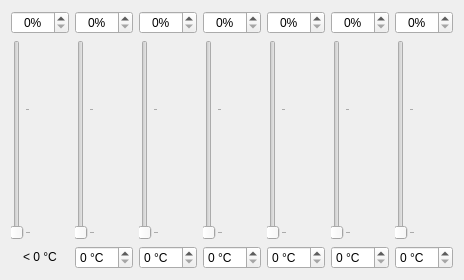
              <widget class="QWidget" name="tabWidgetPage2">
               <attribute name="title">
                <string>Fan 2</string>
               </attribute>
               <layout class="QGridLayout" name="gridLayout_4">
                <item row="1" column="0">
                 <widget class="QSlider" name="fan2Speed1Slider">
                  <property name="minimumSize">
                   <size>
                    <width>0</width>
                    <height>200</height>
                   </size>
                  </property>
                  <property name="maximum">
                   <number>150</number>
                  </property>
                  <property name="orientation">
                   <enum>Qt::Orientation::Vertical</enum>
                  </property>
                  <property name="tickPosition">
                   <enum>QSlider::TickPosition::TicksBelow</enum>
                  </property>
                  <property name="tickInterval">
                   <number>100</number>
                  </property>
                 </widget>
                </item>
                <item row="0" column="0">
                 <widget class="QSpinBox" name="fan2Speed1SpinBox">
                  <property name="sizePolicy">
                   <sizepolicy hsizetype="Expanding" vsizetype="Preferred">
                    <horstretch>0</horstretch>
                    <verstretch>0</verstretch>
                   </sizepolicy>
                  </property>
                  <property name="maximumSize">
                   <size>
                    <width>62</width>
                    <height>16777215</height>
                   </size>
                  </property>
                  <property name="suffix">
                   <string notr="true">%</string>
                  </property>
                  <property name="minimum">
                   <number>0</number>
                  </property>
                  <property name="maximum">
                   <number>150</number>
                  </property>
                  <property name="alignment">
                   <set>Qt::AlignmentFlag::AlignCenter</set>
                  </property>
                 </widget>
                </item>
                <item row="1" column="1">
                 <widget class="QSlider" name="fan2Speed2Slider">
                  <property name="minimumSize">
                   <size>
                    <width>0</width>
                    <height>200</height>
                   </size>
                  </property>
                  <property name="maximum">
                   <number>150</number>
                  </property>
                  <property name="orientation">
                   <enum>Qt::Orientation::Vertical</enum>
                  </property>
                  <property name="tickPosition">
                   <enum>QSlider::TickPosition::TicksBelow</enum>
                  </property>
                  <property name="tickInterval">
                   <number>100</number>
                  </property>
                 </widget>
                </item>
                <item row="0" column="1">
                 <widget class="QSpinBox" name="fan2Speed2SpinBox">
                  <property name="sizePolicy">
                   <sizepolicy hsizetype="Expanding" vsizetype="Preferred">
                    <horstretch>0</horstretch>
                    <verstretch>0</verstretch>
                   </sizepolicy>
                  </property>
                  <property name="maximumSize">
                   <size>
                    <width>62</width>
                    <height>16777215</height>
                   </size>
                  </property>
                  <property name="suffix">
                   <string notr="true">%</string>
                  </property>
                  <property name="minimum">
                   <number>0</number>
                  </property>
                  <property name="maximum">
                   <number>150</number>
                  </property>
                  <property name="alignment">
                   <set>Qt::AlignmentFlag::AlignCenter</set>
                  </property>
                 </widget>
                </item>
                <item row="1" column="2">
                 <widget class="QSlider" name="fan2Speed3Slider">
                  <property name="minimumSize">
                   <size>
                    <width>0</width>
                    <height>200</height>
                   </size>
                  </property>
                  <property name="maximum">
                   <number>150</number>
                  </property>
                  <property name="orientation">
                   <enum>Qt::Orientation::Vertical</enum>
                  </property>
                  <property name="tickPosition">
                   <enum>QSlider::TickPosition::TicksBelow</enum>
                  </property>
                  <property name="tickInterval">
                   <number>100</number>
                  </property>
                 </widget>
                </item>
                <item row="0" column="2">
                 <widget class="QSpinBox" name="fan2Speed3SpinBox">
                  <property name="sizePolicy">
                   <sizepolicy hsizetype="Expanding" vsizetype="Preferred">
                    <horstretch>0</horstretch>
                    <verstretch>0</verstretch>
                   </sizepolicy>
                  </property>
                  <property name="maximumSize">
                   <size>
                    <width>62</width>
                    <height>16777215</height>
                   </size>
                  </property>
                  <property name="suffix">
                   <string notr="true">%</string>
                  </property>
                  <property name="minimum">
                   <number>0</number>
                  </property>
                  <property name="maximum">
                   <number>150</number>
                  </property>
                  <property name="alignment">
                   <set>Qt::AlignmentFlag::AlignCenter</set>
                  </property>
                 </widget>
                </item>
                <item row="1" column="3">
                 <widget class="QSlider" name="fan2Speed4Slider">
                  <property name="minimumSize">
                   <size>
                    <width>0</width>
                    <height>200</height>
                   </size>
                  </property>
                  <property name="maximum">
                   <number>150</number>
                  </property>
                  <property name="orientation">
                   <enum>Qt::Orientation::Vertical</enum>
                  </property>
                  <property name="tickPosition">
                   <enum>QSlider::TickPosition::TicksBelow</enum>
                  </property>
                  <property name="tickInterval">
                   <number>100</number>
                  </property>
                 </widget>
                </item>
                <item row="0" column="3">
                 <widget class="QSpinBox" name="fan2Speed4SpinBox">
                  <property name="sizePolicy">
                   <sizepolicy hsizetype="Expanding" vsizetype="Preferred">
                    <horstretch>0</horstretch>
                    <verstretch>0</verstretch>
                   </sizepolicy>
                  </property>
                  <property name="maximumSize">
                   <size>
                    <width>62</width>
                    <height>16777215</height>
                   </size>
                  </property>
                  <property name="suffix">
                   <string notr="true">%</string>
                  </property>
                  <property name="minimum">
                   <number>0</number>
                  </property>
                  <property name="maximum">
                   <number>150</number>
                  </property>
                  <property name="alignment">
                   <set>Qt::AlignmentFlag::AlignCenter</set>
                  </property>
                 </widget>
                </item>
                <item row="1" column="4">
                 <widget class="QSlider" name="fan2Speed5Slider">
                  <property name="minimumSize">
                   <size>
                    <width>0</width>
                    <height>200</height>
                   </size>
                  </property>
                  <property name="maximum">
                   <number>150</number>
                  </property>
                  <property name="orientation">
                   <enum>Qt::Orientation::Vertical</enum>
                  </property>
                  <property name="tickPosition">
                   <enum>QSlider::TickPosition::TicksBelow</enum>
                  </property>
                  <property name="tickInterval">
                   <number>100</number>
                  </property>
                 </widget>
                </item>
                <item row="0" column="4">
                 <widget class="QSpinBox" name="fan2Speed5SpinBox">
                  <property name="sizePolicy">
                   <sizepolicy hsizetype="Expanding" vsizetype="Preferred">
                    <horstretch>0</horstretch>
                    <verstretch>0</verstretch>
                   </sizepolicy>
                  </property>
                  <property name="maximumSize">
                   <size>
                    <width>62</width>
                    <height>16777215</height>
                   </size>
                  </property>
                  <property name="suffix">
                   <string notr="true">%</string>
                  </property>
                  <property name="minimum">
                   <number>0</number>
                  </property>
                  <property name="maximum">
                   <number>150</number>
                  </property>
                  <property name="alignment">
                   <set>Qt::AlignmentFlag::AlignCenter</set>
                  </property>
                 </widget>
                </item>
                <item row="1" column="5">
                 <widget class="QSlider" name="fan2Speed6Slider">
                  <property name="minimumSize">
                   <size>
                    <width>0</width>
                    <height>200</height>
                   </size>
                  </property>
                  <property name="maximum">
                   <number>150</number>
                  </property>
                  <property name="orientation">
                   <enum>Qt::Orientation::Vertical</enum>
                  </property>
                  <property name="tickPosition">
                   <enum>QSlider::TickPosition::TicksBelow</enum>
                  </property>
                  <property name="tickInterval">
                   <number>100</number>
                  </property>
                 </widget>
                </item>
                <item row="0" column="5">
                 <widget class="QSpinBox" name="fan2Speed6SpinBox">
                  <property name="sizePolicy">
                   <sizepolicy hsizetype="Expanding" vsizetype="Preferred">
                    <horstretch>0</horstretch>
                    <verstretch>0</verstretch>
                   </sizepolicy>
                  </property>
                  <property name="maximumSize">
                   <size>
                    <width>62</width>
                    <height>16777215</height>
                   </size>
                  </property>
                  <property name="suffix">
                   <string notr="true">%</string>
                  </property>
                  <property name="minimum">
                   <number>0</number>
                  </property>
                  <property name="maximum">
                   <number>150</number>
                  </property>
                  <property name="alignment">
                   <set>Qt::AlignmentFlag::AlignCenter</set>
                  </property>
                 </widget>
                </item>
                <item row="1" column="6">
                 <widget class="QSlider" name="fan2Speed7Slider">
                  <property name="minimumSize">
                   <size>
                    <width>0</width>
                    <height>200</height>
                   </size>
                  </property>
                  <property name="maximum">
                   <number>150</number>
                  </property>
                  <property name="orientation">
                   <enum>Qt::Orientation::Vertical</enum>
                  </property>
                  <property name="tickPosition">
                   <enum>QSlider::TickPosition::TicksBelow</enum>
                  </property>
                  <property name="tickInterval">
                   <number>100</number>
                  </property>
                 </widget>
                </item>
                <item row="0" column="6">
                 <widget class="QSpinBox" name="fan2Speed7SpinBox">
                  <property name="sizePolicy">
                   <sizepolicy hsizetype="Expanding" vsizetype="Preferred">
                    <horstretch>0</horstretch>
                    <verstretch>0</verstretch>
                   </sizepolicy>
                  </property>
                  <property name="maximumSize">
                   <size>
                    <width>62</width>
                    <height>16777215</height>
                   </size>
                  </property>
                  <property name="suffix">
                   <string notr="true">%</string>
                  </property>
                  <property name="minimum">
                   <number>0</number>
                  </property>
                  <property name="maximum">
                   <number>150</number>
                  </property>
                  <property name="alignment">
                   <set>Qt::AlignmentFlag::AlignCenter</set>
                  </property>
                 </widget>
                </item>
                <item row="2" column="0">
                 <widget class="QLabel" name="fan2Speed1TempLabel">
                  <property name="text">
                   <string notr="true">&lt; 0 °C</string>
                  </property>
                  <property name="alignment">
                   <set>Qt::AlignmentFlag::AlignCenter</set>
                  </property>
                 </widget>
                </item>
                <item row="2" column="1">
                 <widget class="QSpinBox" name="fan2Speed2TempSpinBox">
                  <property name="maximumSize">
                   <size>
                    <width>62</width>
                    <height>16777215</height>
                   </size>
                  </property>
                  <property name="suffix">
                   <string notr="true"> °C</string>
                  </property>
                 </widget>
                </item>
                <item row="2" column="2">
                 <widget class="QSpinBox" name="fan2Speed3TempSpinBox">
                  <property name="maximumSize">
                   <size>
                    <width>62</width>
                    <height>16777215</height>
                   </size>
                  </property>
                  <property name="suffix">
                   <string notr="true"> °C</string>
                  </property>
                 </widget>
                </item>
                <item row="2" column="3">
                 <widget class="QSpinBox" name="fan2Speed4TempSpinBox">
                  <property name="maximumSize">
                   <size>
                    <width>62</width>
                    <height>16777215</height>
                   </size>
                  </property>
                  <property name="suffix">
                   <string notr="true"> °C</string>
                  </property>
                 </widget>
                </item>
                <item row="2" column="4">
                 <widget class="QSpinBox" name="fan2Speed5TempSpinBox">
                  <property name="maximumSize">
                   <size>
                    <width>62</width>
                    <height>16777215</height>
                   </size>
                  </property>
                  <property name="suffix">
                   <string notr="true"> °C</string>
                  </property>
                 </widget>
                </item>
                <item row="2" column="5">
                 <widget class="QSpinBox" name="fan2Speed6TempSpinBox">
                  <property name="maximumSize">
                   <size>
                    <width>62</width>
                    <height>16777215</height>
                   </size>
                  </property>
                  <property name="suffix">
                   <string notr="true"> °C</string>
                  </property>
                 </widget>
                </item>
                <item row="2" column="6">
                 <widget class="QSpinBox" name="fan2Speed7TempSpinBox">
                  <property name="maximumSize">
                   <size>
                    <width>62</width>
                    <height>16777215</height>
                   </size>
                  </property>
                  <property name="suffix">
                   <string notr="true"> °C</string>
                  </property>
                 </widget>
                </item>
               </layout>
              </widget>
